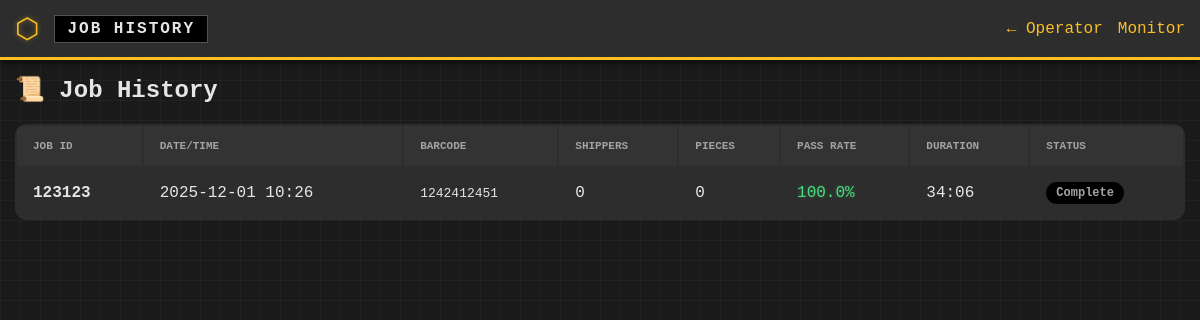
Before: /history with the older database file.
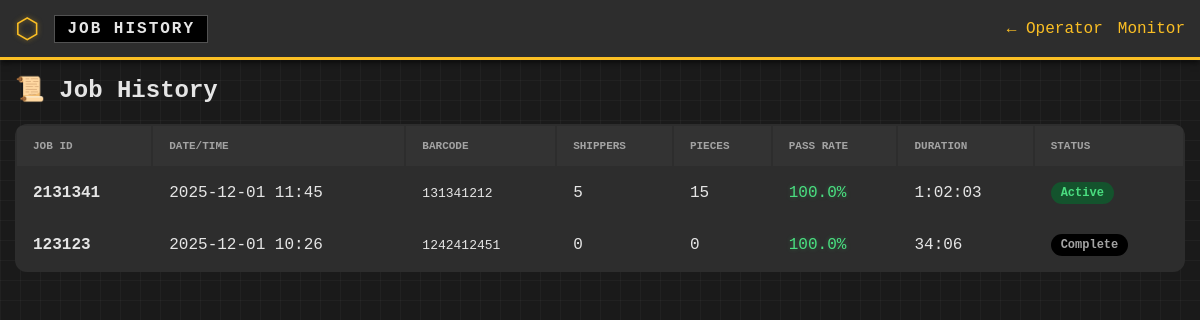
After: the same page with the newer database file.
### app.py (models this page shows, shortened)
class Job(db.Model):
    __tablename__ = 'jobs'
    id = db.Column(db.Integer, primary_key=True)
    job_id = db.Column(db.String(100), nullable=False)
    expected_barcode = db.Column(db.String(200), nullable=False)
    pieces_per_shipper = db.Column(db.Integer, default=1)
    target_quantity = db.Column(db.Integer, default=0)
    start_time = db.Column(db.DateTime, default=datetime.now)
    end_time = db.Column(db.DateTime, nullable=True)
    is_active = db.Column(db.Boolean, default=True)
    scans = db.relationship('Scan', backref='job', lazy='dynamic')
    @property
    def pass_count(self) -> int:
        return self.scans.filter_by(status='PASS').count()
    @property
    def total_scans(self) -> int:
        return self.scans.count()
    @property
    def total_pieces(self) -> int:
        return self.pass_count * self.pieces_per_shipper
    @property
    def pass_rate(self) -> float:
        if self.total_scans == 0:
            return 100.0
        return (self.pass_count / self.total_scans) * 100
    @property
    def elapsed_seconds(self) -> int:
        if self.end_time:
            return int((self.end_time - self.start_time).total_seconds())
        return int((datetime.now() - self.start_time).total_seconds())
    @property
    def elapsed_formatted(self) -> str:
        seconds = self.elapsed_seconds
        hours, remainder = divmod(seconds, 3600)
        minutes, secs = divmod(remainder, 60)
        if hours > 0:
            return f"{hours}:{minutes:02d}:{secs:02d}"
        return f"{minutes}:{secs:02d}"

### app.py (the view)
@app.route('/history')
def history():
    page = request.args.get('page', 1, type=int)
    jobs = Job.query.order_by(Job.start_time.desc()).paginate(page=page, per_page=20)
    return render_template('history.html', jobs=jobs)

### templates/history.html (shortened to what this page needs)
<!DOCTYPE html>
<html lang="en">
<head>
    <link rel="stylesheet" href="{{ url_for('static', filename='css/style.css') }}">
</head>
<body>
    <header class="header">
        <div class="header-left">
            <span class="logo">⬡</span>
            <span class="title">JOB HISTORY</span>
        </div>
        <div class="header-right">
            <a href="/" class="nav-link">← Operator</a>
            <a href="/monitor" class="nav-link">Monitor</a>
        </div>
    </header>
    <main class="main-content">
        <div class="history-header">
            <h1>📜 Job History</h1>
        </div>
        <table class="jobs-table">
            <thead>
                <tr>
                    <th>Job ID</th>
                    <th>Date/Time</th>
                    <th>Barcode</th>
                    <th>Shippers</th>
                    <th>Pieces</th>
                    <th>Pass Rate</th>
                    <th>Duration</th>
                    <th>Status</th>
                </tr>
            </thead>
            <tbody>
                {% for job in jobs.items %}
                <tr>
                    <td><strong>{{ job.job_id }}</strong></td>
                    <td>{{ job.start_time.strftime('%Y-%m-%d %H:%M') }}</td>
                    <td style="font-family: monospace;">{{ job.expected_barcode }}</td>
                    <td>{{ job.total_scans }}</td>
                    <td>{{ job.total_pieces }}</td>
                    <td class="{{ 'highlight-success' if job.pass_rate >= 99 else 'highlight-warning' if job.pass_rate >= 95 else 'highlight-danger' }}">
                        {{ '%.1f' % job.pass_rate }}%
                    </td>
                    <td>{{ job.elapsed_formatted }}</td>
                    <td>
                        <span class="status-badge {{ 'active' if job.is_active else 'complete' }}">
                            {{ 'Active' if job.is_active else 'Complete' }}
                        </span>
                    </td>
                </tr>
                {% else %}
                <tr>
                    <td colspan="8" style="text-align: center; color: var(--text-muted);">
                        No jobs found
                    </td>
                </tr>
                {% endfor %}
            </tbody>
        </table>
    </main>
</body>
</html>

### static/css/style.css (style rules this page uses)
* { margin: 0; padding: 0; box-sizing: border-box; }
:root { --bg-dark: #1a1a1a; --bg-card: #2d2d2d; --bg-card-light: #333333; --bg-input: #000000; --primary: #fbbf24; --primary-hover: #f59e0b; --success: #4ade80; --success-bg: #14532d; --danger: #ef4444; --danger-bg: #7f1d1d; --warning: #fcd34d; --info: #38bdf8; --text-primary: #e5e5e5; --text-secondary: #a3a3a3; --text-muted: #737373; --border: #525252; --border-highlight: #737373; --panel-shadow: 0 4px 6px -1px rgba(0, 0, 0, 0.5), 0 2px 4px -1px rgba(0, 0, 0, 0.3); --inset-shadow: inset 0 2px 4px 0 rgba(0, 0, 0, 0.6); }
body { font-family: 'Courier New', Courier, monospace; background-color: var(--bg-dark); color: var(--text-primary); min-height: 100vh; overflow-x: hidden; background-image: linear-gradient(rgba(255, 255, 255, 0.03) 1px, transparent 1px), linear-gradient(90deg, rgba(255, 255, 255, 0.03) 1px, transparent 1px); background-size: 20px 20px; }
.header { display: flex; justify-content: space-between; align-items: center; background-color: var(--bg-card); padding: 8px 15px; height: 60px; border-bottom: 3px solid var(--primary); box-shadow: var(--panel-shadow); }
.header-left { display: flex; align-items: center; gap: 15px; }
.logo { font-size: 28px; color: var(--primary); text-shadow: 0 0 5px rgba(251, 191, 36, 0.5); }
.title { font-size: 16px; font-weight: 700; letter-spacing: 2px; text-transform: uppercase; color: var(--text-primary); border: 1px solid var(--border); padding: 4px 12px; background: #000; }
.header-right { display: flex; align-items: center; gap: 15px; }
.main-content { padding: 15px; max-width: 1400px; margin: 0 auto; }
.highlight-success { color: var(--success) !important; text-shadow: 0 0 5px rgba(74, 222, 128, 0.3); }

### templates/history.html (style rules this page uses)
.history-header { display: flex; justify-content: space-between; align-items: center; margin-bottom: 20px; }
.history-header h1 { font-size: 24px; }
.jobs-table { width: 100%; background-color: var(--bg-card); border-radius: 12px; overflow: hidden; }
.jobs-table th, .jobs-table td { padding: 14px 16px; text-align: left; }
.jobs-table th { background-color: var(--bg-card-light); font-size: 11px; color: var(--text-secondary); text-transform: uppercase; font-weight: 600; }
.jobs-table tr { border-bottom: 1px solid var(--border); }
.jobs-table tr:last-child { border-bottom: none; }
.status-badge { display: inline-block; padding: 4px 10px; border-radius: 20px; font-size: 12px; font-weight: 600; }
.status-badge.active { background-color: var(--success-bg); color: var(--success); }
.status-badge.complete { background-color: var(--bg-input); color: var(--text-secondary); }
.nav-link { color: var(--primary); text-decoration: none; }

Changed rows visible on the page:
added Job: job_id "2131341", start_time "2025-12-01 11:45", expected_barcode "131341212", total_scans "5", total_pieces "15", pass_rate "100.0", elapsed_formatted "1:02:03", is_active "Active"
